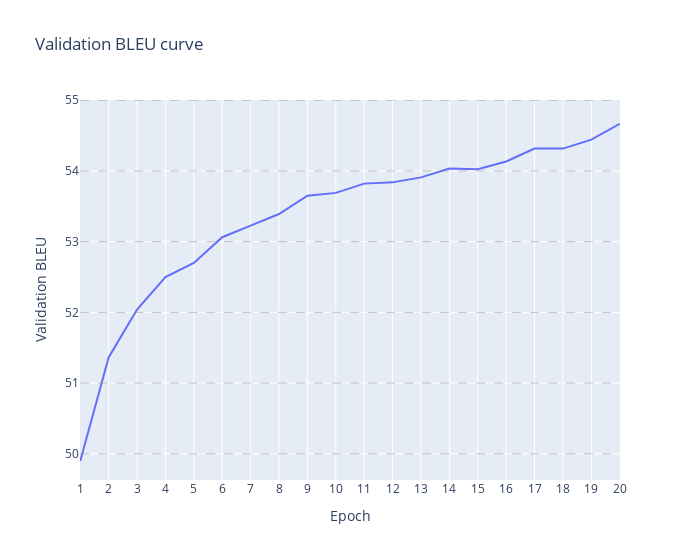

Notebook code cell kept with this figure:
### Markdown cell above
### Experiment 3: reduce_lr_on_plateau

### Code cell
losses = [49.8977, 51.3616, 52.0400, 52.5001, 52.7000, 53.0627, 53.2277, 53.3909, 53.6494, 53.6898, 53.8208, 53.8387, 53.9094, 54.0344, 54.0243, 54.1338, 54.3171, 54.3159, 54.4427, 54.6664]
scale_values = [i for i in range(50, 56, 1)]
plot_training_evolution_curve(losses, scale_values)

### Figure 1 — Plotly figure (JSON) as saved in the notebook; plotly's stock layout.template omitted (floating-point values rounded to 4 significant figures)
{"data": [{"mode": "lines", "name": "Validation BLEU", "x": [1, 2, 3, 4, 5, 6, 7, 8, 9, 10, 11, 12, 13, 14, 15, 16, 17, 18, 19, 20], "y": [49.9, 51.36, 52.04, 52.5, 52.7, 53.06, 53.23, 53.39, 53.65, 53.69, 53.82, 53.84, 53.91, 54.03, 54.02, 54.13, 54.32, 54.32, 54.44, 54.67], "type": "scatter"}], "layout": {"shapes": [{"line": {"color": "gray", "dash": "dash", "width": 0.5}, "type": "line", "x0": 1, "x1": 20, "y0": 50, "y1": 50}, {"line": {"color": "gray", "dash": "dash", "width": 0.5}, "type": "line", "x0": 1, "x1": 20, "y0": 51, "y1": 51}, {"line": {"color": "gray", "dash": "dash", "width": 0.5}, "type": "line", "x0": 1, "x1": 20, "y0": 52, "y1": 52}, {"line": {"color": "gray", "dash": "dash", "width": 0.5}, "type": "line", "x0": 1, "x1": 20, "y0": 53, "y1": 53}, {"line": {"color": "gray", "dash": "dash", "width": 0.5}, "type": "line", "x0": 1, "x1": 20, "y0": 54, "y1": 54}, {"line": {"color": "gray", "dash": "dash", "width": 0.5}, "type": "line", "x0": 1, "x1": 20, "y0": 55, "y1": 55}], "xaxis": {"title": {"text": "Epoch"}, "dtick": 1}, "yaxis": {"title": {"text": "Validation BLEU"}}, "title": {"text": "Validation BLEU curve"}, "width": 700}}
